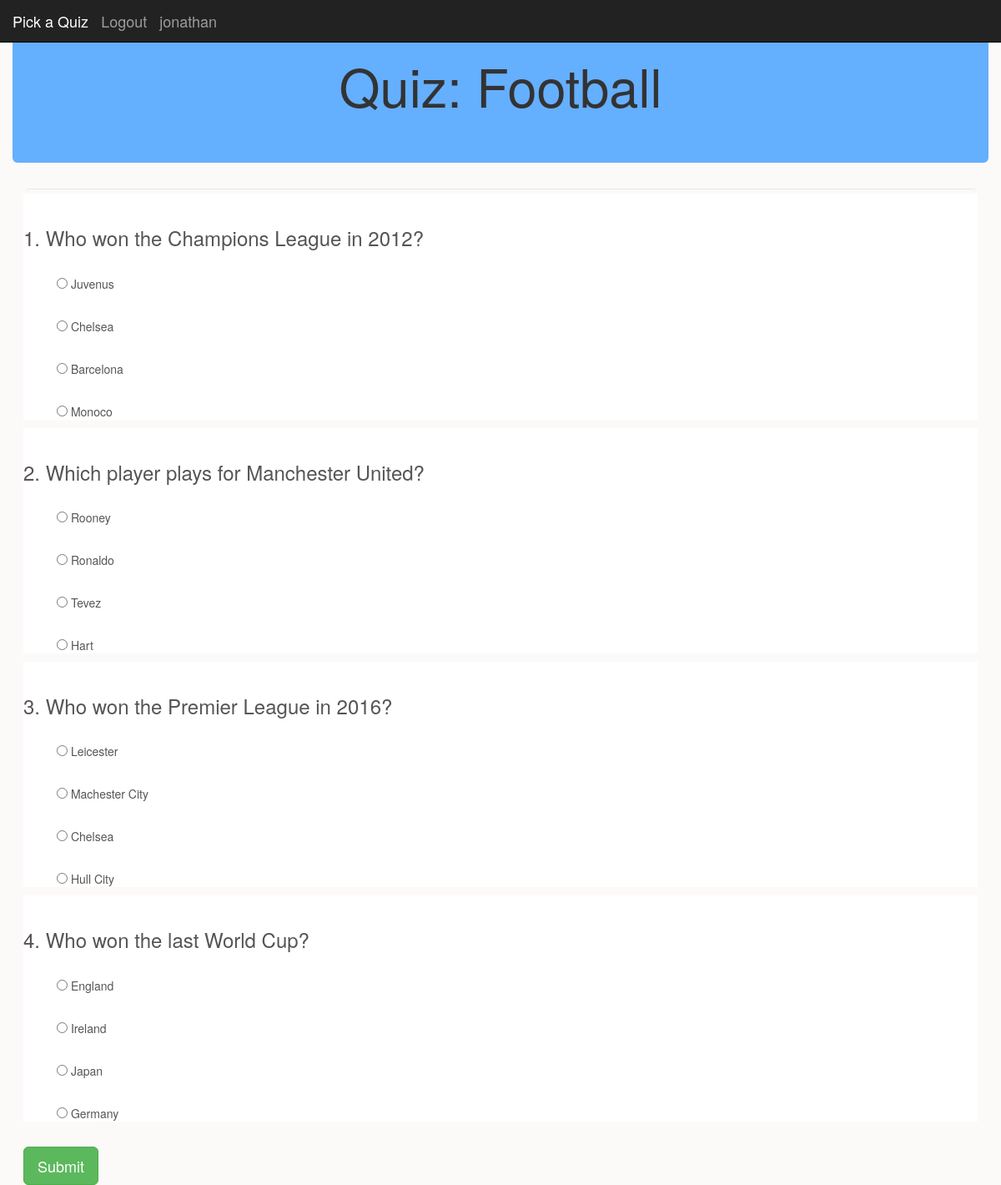
Page /picked/1/ (signed in) on the committed database.
### quiz/models.py (models this page shows)
class Quiz(models.Model):
	class Meta:
		verbose_name = "quiz"
		verbose_name_plural = "quiz"
	name = models.CharField(
		max_length=100,
		blank=False,
		verbose_name="name"
	)
	quixID = models.IntegerField( unique = '1')
	numberOfQuestions = models.IntegerField( default = '1')
	created = models.DateTimeField(
		auto_now_add=True
	)
	modified = models.DateTimeField(
		auto_now=True
	)
	def __str__(self):
		return "Quiz name: {}".format(self.name)

class Question(models.Model):
	class Meta:
		verbose_name = "question for quiz"
	quizBelongTo = models.ForeignKey(
		Quiz,
		verbose_name="quizBelongTo",
		on_delete=models.CASCADE
	)
	questionNumber = models.IntegerField( default = '1')
	questionText = models.CharField(max_length = 250, default = "question")
	created = models.DateTimeField(
		auto_now_add=True
	)
	modified = models.DateTimeField(
		auto_now=True
	)
	def __str__(self):
		return "{} Question {}: {} ".format(self.quizBelongTo, self.questionNumber,self.questionText)

class Option(models.Model):
	class Meta:
		verbose_name = "answer"
	option = models.ForeignKey(
		Question,
		verbose_name="optionForQuestion",
		on_delete=models.CASCADE
	)
	optionNumber = models.IntegerField( default = '1')
	optionText = models.CharField(max_length = 250, default = "answer")
	rightAnswer = models.BooleanField(default=False)
	created = models.DateTimeField(
		auto_now_add=True
	)
	modified = models.DateTimeField(
		auto_now=True
	)
	def __str__(self):
		return "Question {}: Option: {} Text: {}  Correct: {}".format(self.option, self.optionNumber,self.optionText,self.rightAnswer)

### quiz/views.py (the view)
# urls.py: url(r'^picked/(?P<quixID>[0-9]+)/$',quiz.views.picked, name ="picked"),
def picked(request, quixID):
	print(quixID)
	quiz = Quiz.objects.get(quixID=quixID)
	questions = Question.objects.filter(quizBelongTo=quiz)
	options = Option.objects.all()
	print("Options: " + str(options))
	return render(request,'quiz/quiz.html', {'quiz':quiz,'questions':questions,'options':options})

### quiz/templates/quiz/quiz.html (shortened to what this page needs)
<!DOCTYPE html>
<html lang="en">
	<head>
		{% load static %}
		<link rel="stylesheet" href="https://maxcdn.bootstrapcdn.com/bootstrap/3.3.7/css/bootstrap.min.css">
	</head>
	<nav class="navbar navbar-inverse navbar-fixed-top">
			<div class="container-fluid">
				<div class="navbar-header">
						{% if user.is_authenticated %}
							<a class="navbar-brand " href="{% url 'viewqs' %}">Pick a Quiz</a>
							<a class="navbar-brand" href="#" onclick="document.getElementById('logoutForm').submit()">Logout</a>
							<a class="navbar-brand">{{user.username}}</a>
						{% else %}
						<a class="navbar-brand active" href="{% url 'signup' %}">Sign Up</a>
						<a class="navbar-brand active" href="{% url 'login' %}">Login</a>
						{% endif %}
				</div>
					</div>
	</nav>
	<body data-spy="scroll" data-target="#navbar-example" style = "background-color: #FCFAF9">
	<div class="container-fluid">
		<div class="jumbotron" style = "background-color: #65AFFF">
		 <h1 class = "text-center" >Quiz: {{ quiz.name }}</h1>
	</div>
	<div class="container-fluid">
		<div id = "questionArea">
	<form class="navbar navbar-defaul form-control"  action ="{% url 'completed' %}" method="post"  id="form" style = "background-color: #FCFAF9" >
		<div class="row">
		<div id = "questionArea">
		 {% for question in questions.all %}
		<div style = "background: white" class="mx-auto">
			<br>
			<h3>{{ question.questionNumber }}. {{ question.questionText }}</h3>
			 {% for option in options.all %}
				{% if option.option == question %}
					<br>
					<ul class = "text-left">
					<input type="radio" required name = {{ question.questionNumber }} value={{ option.optionText }}> {{ option.optionText }}
					</ul>
				{% endif %}
			 {% endfor %}
		</div>
		 {% endfor %}
		</div>
		<br>
		<div id = "buttonArea">
			<button type="submit" class="btn btn-default btn-lg btn-success">Submit</button>
		</div>
		</div>
	</form>
	</div>
		</div>
	</div>
	</body>
</html>

### rows in the picture
Quiz: name "Football"
Question: questionNumber "1", questionText "Who won the Champions League in 2012?"
Option: optionText "Juvenus"
Option: optionText "Chelsea"
Option: optionText "Barcelona"
Option: optionText "Monoco"
Question: questionNumber "2", questionText "Which player plays for Manchester United?"
Option: optionText "Rooney"
Option: optionText "Ronaldo"
Option: optionText "Tevez"
Option: optionText "Hart"
Question: questionNumber "3", questionText "Who won the Premier League in 2016?"
Option: optionText "Leicester"
Option: optionText "Machester City"
Option: optionText "Chelsea"
Option: optionText "Hull City"
Question: questionNumber "4", questionText "Who won the last World Cup?"
Option: optionText "England"
Option: optionText "Ireland"
Option: optionText "Japan"
Option: optionText "Germany"

### other values in the picture
{{ user.username }} "jonathan"
